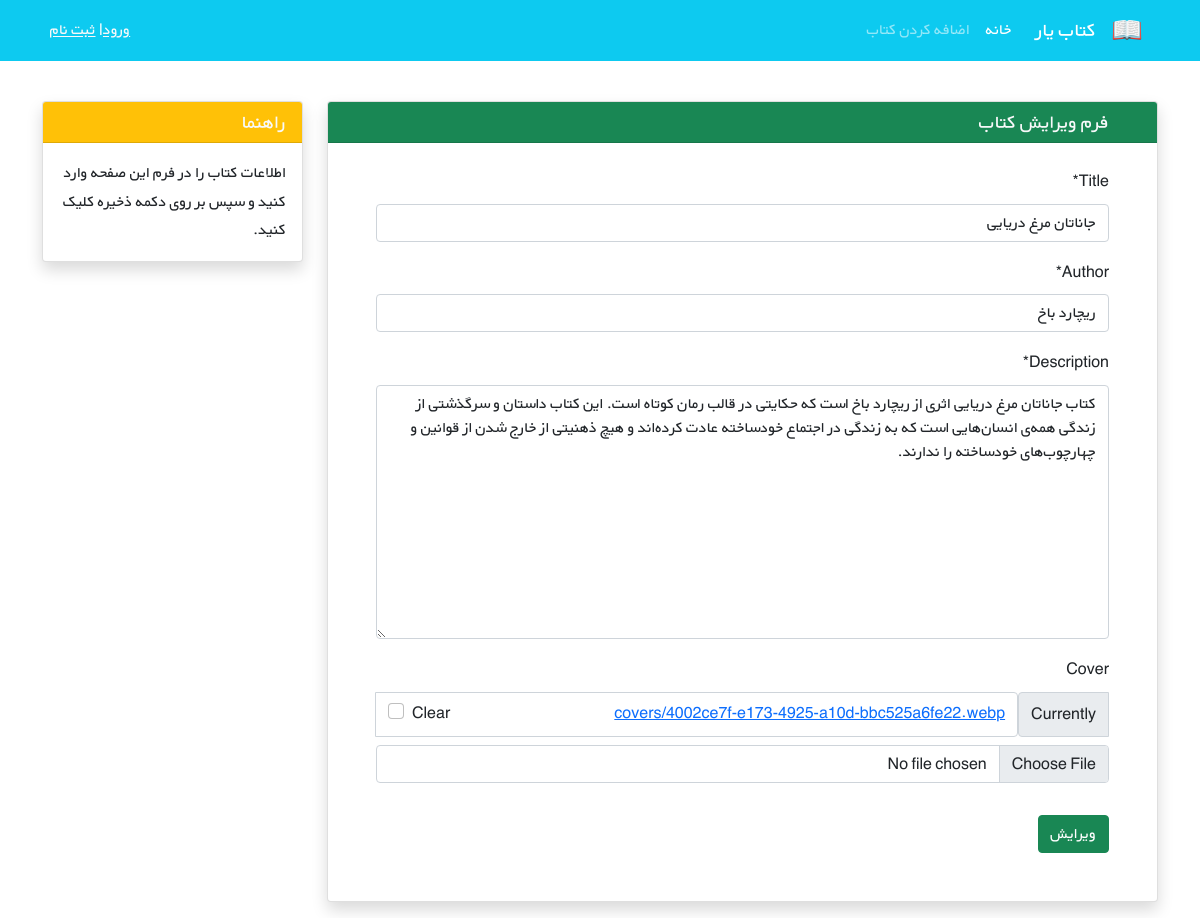
The app's page /book_list/3/edit/ with its own data.
### books/models.py (models this page shows, shortened)
class Books(models.Model):
    title = models.CharField(max_length=200)
    description = models.TextField()
    author = models.CharField(max_length=200)
    cover = models.ImageField(upload_to='covers/', blank=True)
    translator = models.CharField(max_length=200, blank=True)
    publisher = models.CharField(max_length=200, blank=True)

### books/views.py (the view)
# urls.py: path('<int:pk>/edit/', views.UpdateBookView.as_view(), name='update_book'),
class UpdateBookView(generic.UpdateView):
    model = Books
    template_name = 'books/update_book.html'
    fields = ['title', 'author', 'description', 'cover', ]

### books/templates/books/update_book.html (shortened to what this page needs)
{% extends '_base.html' %}
{% load crispy_forms_tags %}
{% block content %}
<div class="container mt-4" dir="rtl">
    <div class="row">
        <div class="col-9">
            <div class="card shadow my-3">
                <h5 class="card-header bg-success text-light px-5">فرم ویرایش کتاب</h5>
                <div class="px-5 pt-3 pb-5">
                    <form method="POST" enctype="multipart/form-data">
                        <div class="form-group py-2">
                            {{ form|crispy }}
                        </div>
                        <button type="submit" class="btn btn-success mt-2">ویرایش</button>
                    </form>
                </div>
            </div>
        </div>
        <div class="col-3">
            <div class="card my-3 shadow">
                <h5 class="card-header bg-warning text-light">راهنما</h5>
                <div class="card-body">
                    <p class="card-text">
                        اطلاعات کتاب را در فرم این صفحه وارد کنید و سپس بر روی دکمه ذخیره کلیک کنید.
                    </p>
                </div>
            </div>
        </div>
    </div>
</div>
{% endblock content %}

### static/css/style.css (style rules this page uses)
* { font-family: 'BYekan', sans-serif; line-height: 1.8rem; }

### records on screen
Books: title "جاناتان مرغ دریایی", author "ریچارد باخ", description "کتاب جاناتان مرغ دریایی اثری از ریچارد باخ است که حکایتی در قالب رمان کوتاه است. این کتاب داستان و سرگذشتی از زندگی همه‌ی انسان‌هایی است که به زندگی در اجتماع خودساخته عادت کرده‌اند و هیچ ذهنیتی از خارج شدن از قوانین و چهارچوب‌های خودساخته را ندارند."
